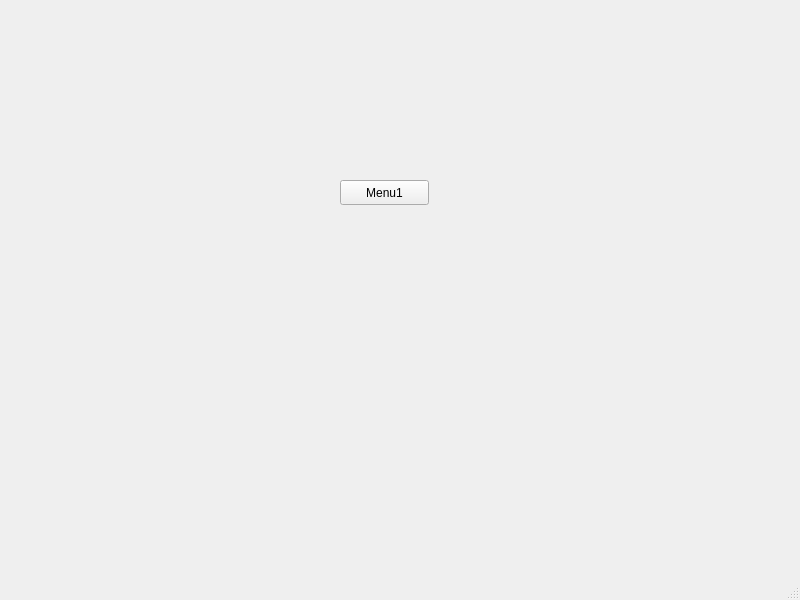
<?xml version="1.0" encoding="UTF-8"?>
<ui version="4.0">
 <class>MainWindow</class>
 <widget class="QMainWindow" name="MainWindow">
  <property name="geometry">
   <rect>
    <x>0</x>
    <y>0</y>
    <width>800</width>
    <height>600</height>
   </rect>
  </property>
  <property name="windowTitle">
   <string>MainWindow</string>
  </property>
  <widget class="QWidget" name="centralwidget">
   <widget class="QPushButton" name="Menu1">
    <property name="geometry">
     <rect>
      <x>340</x>
      <y>180</y>
      <width>89</width>
      <height>25</height>
     </rect>
    </property>
    <property name="text">
     <string>Menu1</string>
    </property>
   </widget>
  </widget>
  <widget class="QMenuBar" name="menubar">
   <property name="geometry">
    <rect>
     <x>0</x>
     <y>0</y>
     <width>800</width>
     <height>22</height>
    </rect>
   </property>
  </widget>
  <widget class="QStatusBar" name="statusbar"/>
 </widget>
 <resources/>
 <connections/>
</ui>
